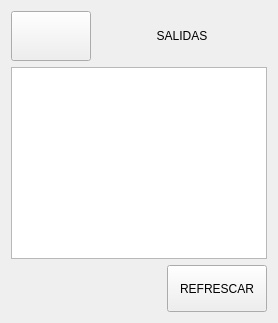
               <widget class="QWidget" name="pinventario_salidas">
                <layout class="QVBoxLayout" name="verticalLayout_25">
                 <item>
                  <layout class="QHBoxLayout" name="horizontalLayout_17">
                   <item>
                    <widget class="QPushButton" name="bt_back_salidas">
                     <property name="minimumSize">
                      <size>
                       <width>80</width>
                       <height>50</height>
                      </size>
                     </property>
                     <property name="maximumSize">
                      <size>
                       <width>80</width>
                       <height>50</height>
                      </size>
                     </property>
                     <property name="text">
                      <string/>
                     </property>
                     <property name="icon">
                      <iconset>
                       <normaloff>imagenes_gui/flecha_izquierda_blanca.svg</normaloff>imagenes_gui/flecha_izquierda_blanca.svg</iconset>
                     </property>
                     <property name="iconSize">
                      <size>
                       <width>40</width>
                       <height>40</height>
                      </size>
                     </property>
                    </widget>
                   </item>
                   <item>
                    <widget class="QLabel" name="label_22">
                     <property name="sizePolicy">
                      <sizepolicy hsizetype="Preferred" vsizetype="Preferred">
                       <horstretch>0</horstretch>
                       <verstretch>0</verstretch>
                      </sizepolicy>
                     </property>
                     <property name="minimumSize">
                      <size>
                       <width>120</width>
                       <height>50</height>
                      </size>
                     </property>
                     <property name="maximumSize">
                      <size>
                       <width>10000</width>
                       <height>50</height>
                      </size>
                     </property>
                     <property name="text">
                      <string>SALIDAS</string>
                     </property>
                     <property name="alignment">
                      <set>Qt::AlignCenter</set>
                     </property>
                    </widget>
                   </item>
                  </layout>
                 </item>
                 <item>
                  <widget class="QTableWidget" name="table_salidas"/>
                 </item>
                 <item>
                  <layout class="QHBoxLayout" name="horizontalLayout_38">
                   <item>
                    <spacer name="horizontalSpacer_16">
                     <property name="orientation">
                      <enum>Qt::Horizontal</enum>
                     </property>
                     <property name="sizeHint" stdset="0">
                      <size>
                       <width>40</width>
                       <height>20</height>
                      </size>
                     </property>
                    </spacer>
                   </item>
                   <item>
                    <widget class="QPushButton" name="bt_refrescar_salidas">
                     <property name="minimumSize">
                      <size>
                       <width>100</width>
                       <height>47</height>
                      </size>
                     </property>
                     <property name="text">
                      <string>REFRESCAR</string>
                     </property>
                    </widget>
                   </item>
                  </layout>
                 </item>
                </layout>
               </widget>
